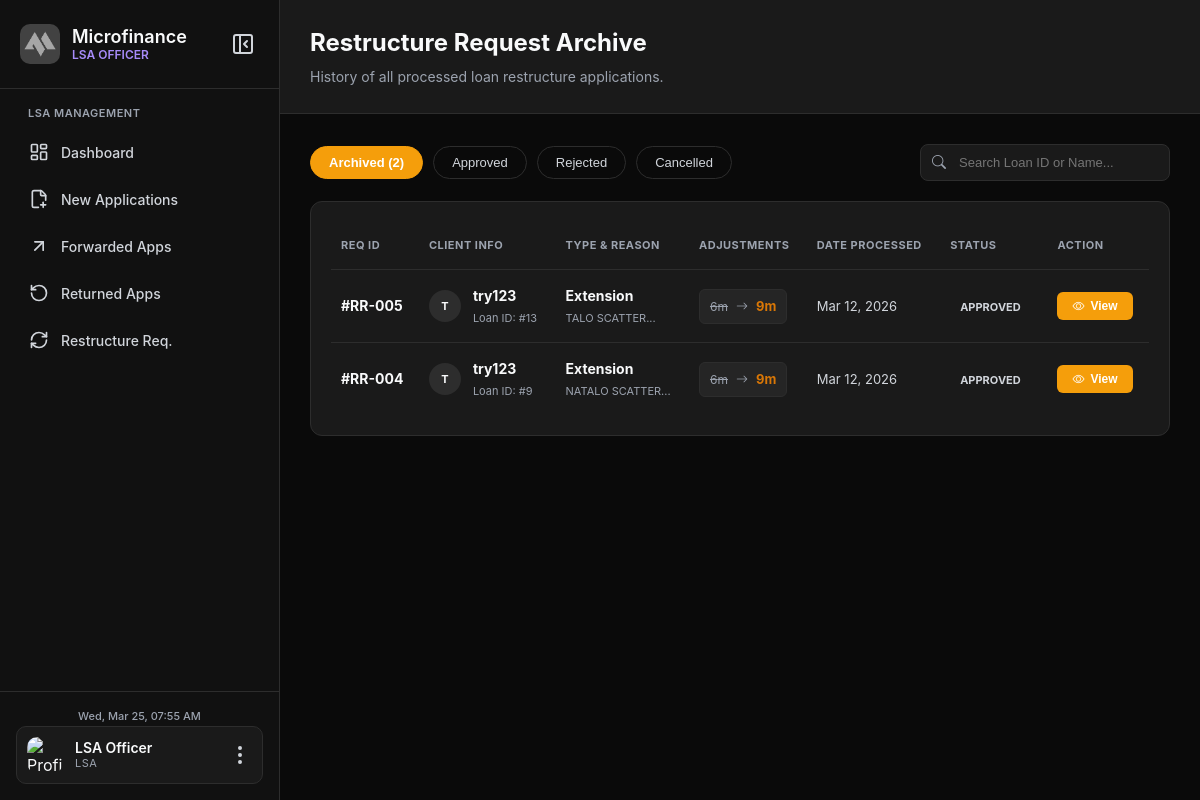
The page /LSA/restructure_archive.php on the database as committed earlier.
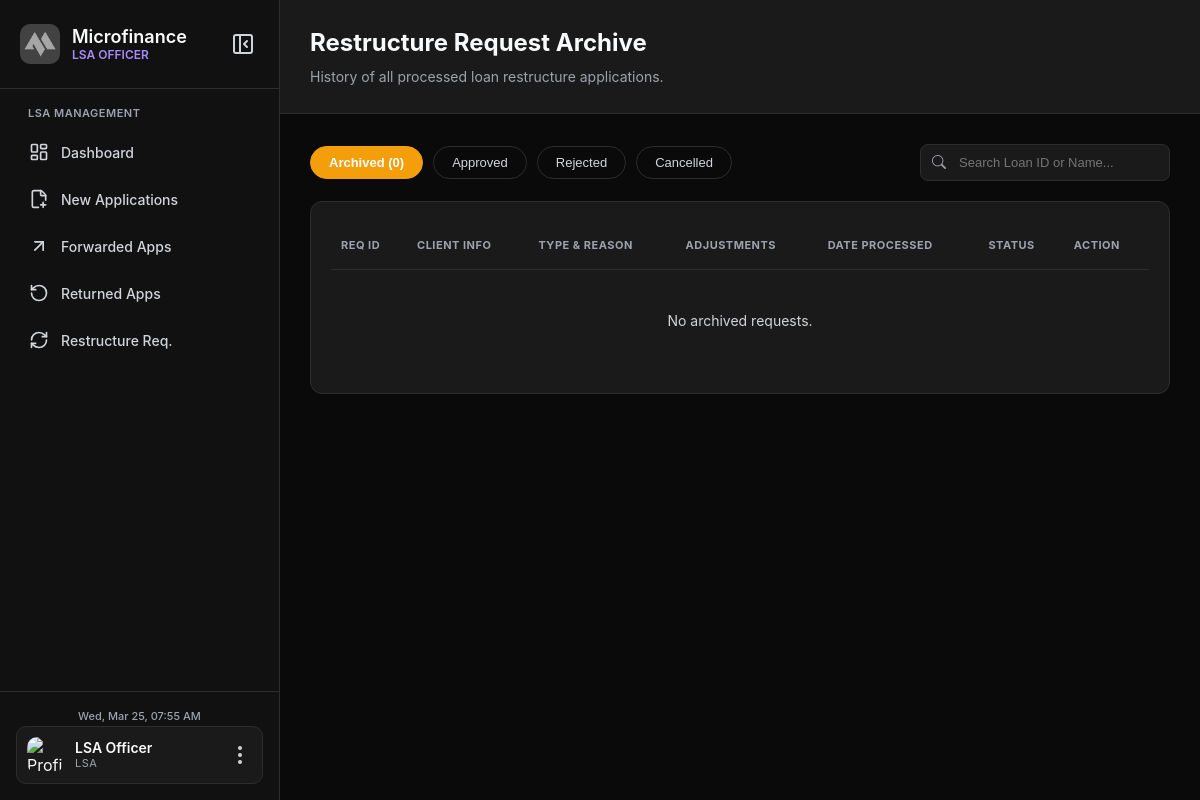
The same page on the database as committed later.
### tables this page shows
CREATE TABLE `loan_restructure_requests` (
  `id` int(11) NOT NULL,
  `loan_id` int(11) NOT NULL,
  `user_id` int(11) NOT NULL,
  `restructure_type` enum('Extension','Holiday','Shorten') NOT NULL,
  `outstanding_snapshot` decimal(10,2) NOT NULL,
  `current_term_months` int(11) NOT NULL,
  `requested_term_months` int(11) NOT NULL,
  `current_monthly_due` decimal(10,2) NOT NULL,
  `estimated_monthly_due` decimal(10,2) NOT NULL,
  `interest_rate_snapshot` decimal(5,2) NOT NULL,
  `interest_method_snapshot` enum('FLAT','DIMINISHING') NOT NULL,
  `reason` text NOT NULL,
  `proof_doc_path` varchar(255) DEFAULT NULL,
  `status` enum('PENDING','VERIFIED','APPROVED','REJECTED','CANCELLED') NOT NULL DEFAULT 'PENDING',
  `verified_by` int(11) DEFAULT NULL,
  `verified_at` datetime DEFAULT NULL,
  `verifier_notes` text DEFAULT NULL,
  `reviewed_by` int(11) DEFAULT NULL,
  `review_notes` text DEFAULT NULL,
  `reviewed_at` datetime DEFAULT NULL,
  `created_at` datetime NOT NULL DEFAULT current_timestamp(),
  `updated_at` datetime NOT NULL DEFAULT current_timestamp() ON UPDATE current_timestamp()
);

CREATE TABLE `users` (
  `id` int(11) NOT NULL,
  `fullname` varchar(100) DEFAULT NULL,
  `profile_pic` varchar(255) DEFAULT NULL,
  `phone` varchar(20) DEFAULT NULL,
  `email` varchar(100) DEFAULT NULL,
  `password` varchar(255) DEFAULT NULL,
  `created_at` timestamp NOT NULL DEFAULT current_timestamp(),
  `account_status` varchar(50) DEFAULT 'ACTIVE',
  `login_attempts` int(11) DEFAULT 0,
  `locked_until` datetime DEFAULT NULL,
  `otp_code` varchar(10) DEFAULT NULL,
  `otp_expiry` datetime DEFAULT NULL,
  `dob` date DEFAULT NULL,
  `gender` varchar(20) DEFAULT NULL,
  `occupation` varchar(100) DEFAULT NULL,
  `address` text DEFAULT NULL
);

### LSA/restructure_archive.php (the view, shortened to what the changed rows need)
<?php
require_once __DIR__ . "/includes/db_connect.php";
$archive_query = "
    SELECT r.*, u.fullname
    FROM loan_restructure_requests r
    LEFT JOIN users u ON r.user_id = u.id
    WHERE r.status IN ('APPROVED', 'REJECTED', 'CANCELLED')
    ORDER BY r.updated_at DESC
";
$stmt = $pdo->query($archive_query);
$archived_requests = $stmt->fetchAll();
$total_archived = count($archived_requests);
?>
<!DOCTYPE html>
<html lang="en">
<head>
    <link rel="stylesheet" href="https://cdn.jsdelivr.net/npm/bootstrap-icons@1.11.1/font/bootstrap-icons.css">
    <link rel="stylesheet" href="assets/css/Restructure.css?v=<?php echo time(); ?>">
    <link rel="stylesheet" href="assets/css/base-style.css">
</head>
<body>
    <?php include 'includes/sidebar.php'; ?>
    <div class="main-content">
        <div class="page-header">
            <h1>Restructure Request Archive</h1>
        </div>
        <div class="filter-bar">
            <div class="filter-group">
                <button class="btn-filter active" onclick="filterByStatus('all', this)">Archived (<?php echo $total_archived; ?>)</button>
                <button class="btn-filter" onclick="filterByStatus('approved', this)">Approved</button>
                <button class="btn-filter" onclick="filterByStatus('rejected', this)">Rejected</button>
                <button class="btn-filter" onclick="filterByStatus('cancelled', this)">Cancelled</button>
            </div>
        </div>
        <div class="content-card">
            <table id="dataTable">
                <thead>
                    <tr>
                        <th>Req ID</th>
                        <th>Client Info</th>
                        <th>Type & Reason</th>
                        <th>Adjustments</th>
                        <th>Date Processed</th>
                        <th>Status</th>
                        <th>Action</th>
                    </tr>
                </thead>
                <tbody>
                    <?php if ($total_archived > 0): ?>
                        <?php foreach ($archived_requests as $row): ?>
                            <?php
                                $badge_class = "bg-gray";
                                if ($row['status'] == 'APPROVED') { $badge_class = "bg-green"; }
                                $words = explode(" ", trim($row['fullname'] ?? 'Unknown'));
                                $initials = strtoupper(substr($words[0] ?? '', 0, 1) . (isset($words[1]) ? substr($words[1], 0, 1) : ''));
                                $safe_reason = htmlspecialchars($row['reason'], ENT_QUOTES);
                                $safe_client = htmlspecialchars($row['fullname'] ?? 'Unknown Client', ENT_QUOTES);
                            ?>
                            <tr class="data-row">
                                <td><strong style="color: var(--text-primary);">#RR-<?php echo str_pad($row['id'], 3, '0', STR_PAD_LEFT); ?></strong></td>
                                <td>
                                    <div class="client-info">
                                        <div class="mini-avatar"><?php echo htmlspecialchars($initials); ?></div>
                                        <div>
                                            <div class="client-name" style="font-weight: 700; color: var(--text-primary); margin-bottom: 2px;">
                                                <?php echo $safe_client; ?>
                                            </div>
                                            <div style="font-size: 11px; color: var(--text-tertiary);">Loan ID: #<?php echo $row['loan_id']; ?></div>
                                        </div>
                                    </div>
                                </td>
                                <td>
                                    <div style="font-weight: 700; color: var(--text-primary); margin-bottom: 2px;"><?php echo htmlspecialchars($row['restructure_type']); ?></div>
                                    <div style="font-size: 11px; color: var(--text-tertiary);"><?php echo substr($safe_reason, 0, 25) . '...'; ?></div>
                                </td>
                                <td>
                                    <div style="display: flex; flex-direction: column; gap: 6px;">
                                        <div class="comparison-box">
                                            <span class="val-old"><?php echo $row['current_term_months']; ?>m</span>
                                            <i class="bi bi-arrow-right arrow-icon"></i>
                                            <span class="val-new"><?php echo $row['requested_term_months']; ?>m</span>
                                        </div>
                                    </div>
                                </td>
                                <td><div style="color: var(--text-secondary); font-size: 13px;"><?php echo date('M d, Y', strtotime($row['updated_at'])); ?></div></td>
                                <td><span class="badge <?php echo $badge_class; ?>"><?php echo htmlspecialchars($row['status']); ?></span></td>
                                <td>
                                    <button type="button" class="btn-assess"
                                        onclick="openMyModal(
                                            '#RR-<?php echo str_pad($row['id'], 3, '0', STR_PAD_LEFT); ?>',
                                            '<?php echo $safe_client; ?>',
                                            'LN-<?php echo str_pad($row['loan_id'], 4, '0', STR_PAD_LEFT); ?>',
                                            '<?php echo htmlspecialchars($row['restructure_type']); ?>',
                                            '<?php echo $safe_reason; ?>',
                                            '<?php echo $row['status']; ?>',
                                            '<?php echo date('M d, Y', strtotime($row['updated_at'])); ?>',
                                            '<?php echo $row['current_term_months']; ?>m',
                                            '<?php echo $row['requested_term_months']; ?>m',
                                            '₱<?php echo number_format($row['current_monthly_due'], 2); ?>',
                                            '₱<?php echo number_format($row['estimated_monthly_due'], 2); ?>'
                                        )">
                                        <i class="bi bi-eye"></i> View
                                    </button>
                                </td>
                            </tr>
                        <?php endforeach; ?>
                    <?php else: ?>
                        <tr><td colspan="7" style="text-align: center; padding: 40px;">No archived requests.</td></tr>
                    <?php endif; ?>
                </tbody>
            </table>
        </div>
    </div>
</body>
</html>

Rows that differ between the two databases and show on the page:
removed loan_restructure_requests: id "005", user.fullname "T", user.fullname "try123", loan "13", restructure_type "Extension", reason "TALO SCATTER", current_term_months "6", requested_term_months "9", updated_at "Mar 12, 2026", status "APPROVED"
removed loan_restructure_requests: id "004", user.fullname "T", user.fullname "try123", loan "9", restructure_type "Extension", reason "NATALO SCATTER", current_term_months "6", requested_term_months "9", updated_at "Mar 12, 2026", status "APPROVED"
Other text that changed with them:
$total_archived: "2" → "0"
text now shown: "No archived requests."
